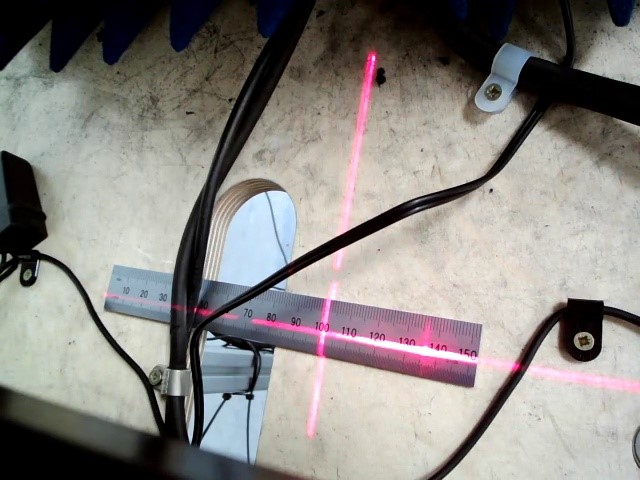
#> input picture Video/Pictures/Test Pictures/1.jpg, 640 x 480 px, found by its file name; its folder holds only this picture in this run
$ python 'Detect Sticker.py'
#> lines starting #> are read from the running program, lines starting #| are printed output that depends on the picture; after the words box and inside, x2 and y2 are one past the last pixel; in counts of white or black regions, pixels touching at a corner belong together
import cv2
import os

def detect_sticker(image_path, sticker_template_path):
    # Load the image and the sticker template
    image = cv2.imread(image_path)
#> image is the input picture: shape (480, 640, 3); mean B, G, R 131.3, 134.9, 138.6
    template = cv2.imread(sticker_template_path)
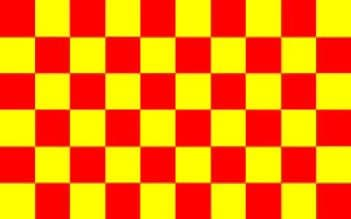
#> input picture Video/Logo.jpg, 351 x 219 px, found by its file name
#> template is the input picture: shape (219, 351, 3); mean B, G, R 5.9, 127.2, 249.4

    # Get template width and height
    template_height, template_width = template.shape[:2]
#> template_height = 219; template_width = 351

    # Match the template in the image
    result = cv2.matchTemplate(image, template, cv2.TM_CCOEFF_NORMED)
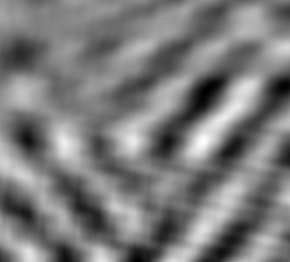
#> result: shape (262, 290) float32; min -0.0551, max 0.055, mean -0.00175; drawn with min black and max white
    _, _, _, max_loc = cv2.minMaxLoc(result)
#> max_loc = (203, 141)

    # Extract coordinates of the detected sticker
    top_left = max_loc
#> top_left = (203, 141)
    bottom_right = (top_left[0] + template_width, top_left[1] + template_height)
#> bottom_right = (554, 360)

    #showing image

    cv2.rectangle(image,top_left,bottom_right,(0,255,0),1)
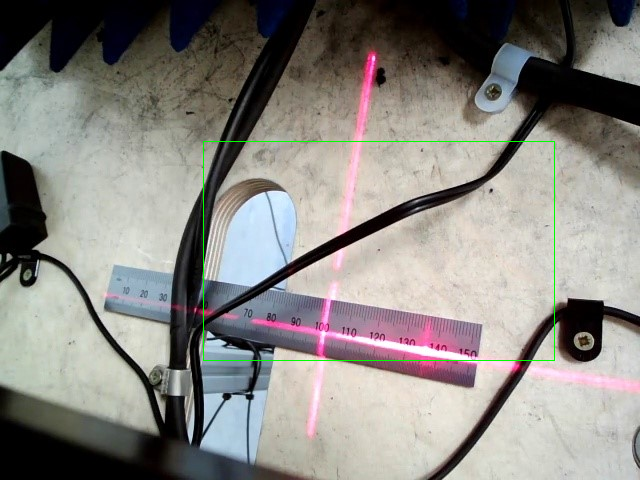
#> image: shape (480, 640, 3); 0.37% of pixels changed, all inside (x1, y1, x2, y2) = (203, 141, 555, 361)
    cv2.imshow("",image)
    cv2.waitKey(0)

    return top_left, bottom_right

dirPath=r"C:\Users\toby\OneDrive\Documents\Python\hello\Dads Work\Amount moved\Video\Pictures\Test Pictures\\"
template_path = r"C:\Users\toby\OneDrive\Documents\Python\hello\Dads Work\Amount moved\Video\Logo.jpg"

for file in os.listdir(dirPath):
    image_path=dirPath+file
    top_left, bottom_right = detect_sticker(image_path, template_path)
#> top_left = (203, 141); bottom_right = (554, 360)
    print("Top Left Coordinates:", top_left)
#| Top Left Coordinates: (203, 141)
    print("Bottom Right Coordinates:", bottom_right)
#| Bottom Right Coordinates: (554, 360)
